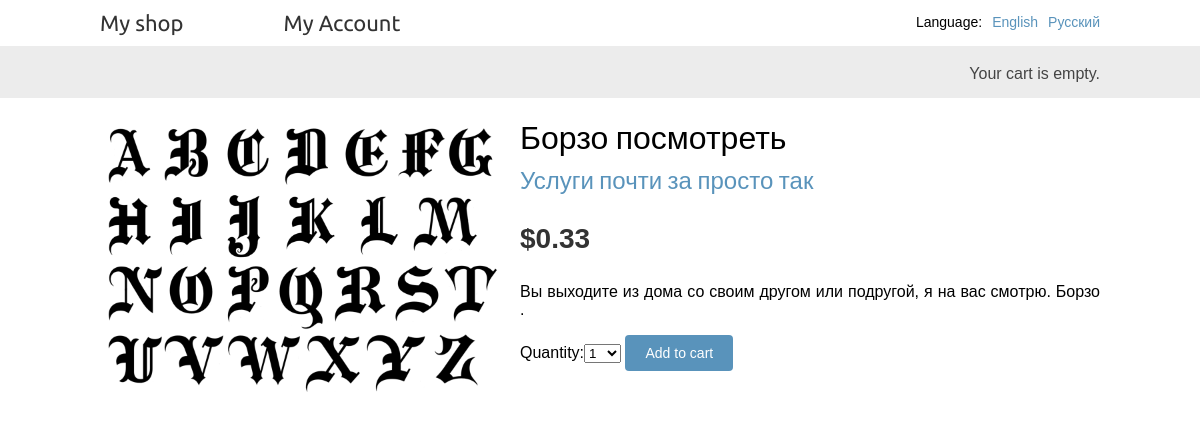
Screenshot of /en/2/borzo-posmotret/ with the database file from the repository.
### shop/models.py (models this page shows, shortened)
class Product(models.Model):
    category = models.ForeignKey(Category,
                                 related_name = 'products',
                                 on_delete = models.CASCADE)
    name = models.CharField(max_length = 200, db_index = True)
    slug = models.SlugField(max_length = 200, db_index = True)
    image = models.ImageField(upload_to = 'products/%Y/%m/%d',
                              blank = True,
                              default = "img/no_image.png")
    description = models.TextField(blank = True)
    price = models.DecimalField(max_digits = 10, decimal_places = 2)
    available = models.BooleanField(default = True)
    created = models.DateTimeField(auto_now_add = True)
    updated = models.DateTimeField(auto_now = True)
    class Meta:
        ordering = ('name',)
        index_together = (('id', 'slug'),)

class Category(models.Model):
    name = models.CharField(max_length = 200,
                            db_index = True)
    slug = models.SlugField(max_length = 200,
                            unique = True)
    class Meta:
        ordering = ('name',)
        verbose_name = 'category'
        verbose_name_plural = 'categories'
    def __str__(self):
        return self.name
    def get_absolute_url(self):
        return reverse('shop:product_list_by_category',
                       args = [self.slug])

### shop/views.py (the view)
# urls.py: path('<int:id>/<slug:slug>/', views.product_detail,
def product_detail(request, id, slug):
    product = get_object_or_404(Product, id=id, slug=slug, available=True)
    cart_product_form = CartAddProductForm()
    return render(request,
                  'shop/product/detail.html',
                  {'product': product,
                   'cart_product_form': cart_product_form,
                   "section": "shop"})

### cart/form.py
class CartAddProductForm(forms.Form):
    quantity = forms.TypedChoiceField(label=_('Quantity'), choices=PRODUCT_QUANTITY_CHOICES, coerce=int)
    override = forms.BooleanField(required=False, initial=False,
                                  widget=forms.HiddenInput)

### cart/cart.py (called while the page is built)
    def __len__(self):
        return sum(item['quantity'] for item in self.cart.values())

### cart/context_processors.py (called while the page is built)
def cart(request):
    return {'cart': Cart(request)}

### shop/templates/shop/product/detail.html (shortened to what this page needs)
{% extends "shop/base.html" %}
{% load static %}
{% load i18n %}
{% block content %}
<div class="product-detail">
	<img src="{% if product.image %}{{ product.image.url }}{% else %}{% static 'img/no_image.png' %}{% endif %}">
	<h1>{{ product.name }}</h1>
	<h2>
		<a href="{{ product.category.get_absolute_url }}">
			{{ product.category }}
		</a>
	</h2>
	<p class="price">${{ product.price }}</p>
	{{ product.description|linebreaks }}
	<form action="{% url 'cart:cart_add' product.id %}" method="post">
		{{ cart_product_form }}
		<input type="submit" value="Add to cart">
	</form>
</div>
{% endblock %}

### shop/static/css/shopbase.css (style rules this page uses)
body { margin: 0; padding: 0; font-family: helvetica, sans-serif; }
h1, h2, h3, h4, h5, h6 { font-family: 'Ubuntu', sans-serif; font-weight: normal; }
a { text-decoration: none; color: #5993bb; }
a.button, input[type="submit"] { color: #fff; background: #5993bb; border-radius: 4px; padding: 10px 20px; font-size: 14px; border: 0; }
.product-detail { text-align: justify; }
.product-detail .price { color: #333; font-size: 28px; font-weight: bold; }
.product-detail img { width: 40%; float: left; padding: 0 20px 20px 0; }
.product-detail h1 { margin-bottom: 0; }
.product-detail h2 { margin-top: 10px; }

### rows the page displays
Product: image (picture), name "Борзо посмотреть", category "Услуги почти за просто так", price "0.33", description "Вы выходите из дома со своим другом или подругой, я на вас смотрю. Борзо ."

### other values shown
{{ language.name_local }} "English" "Русский"
